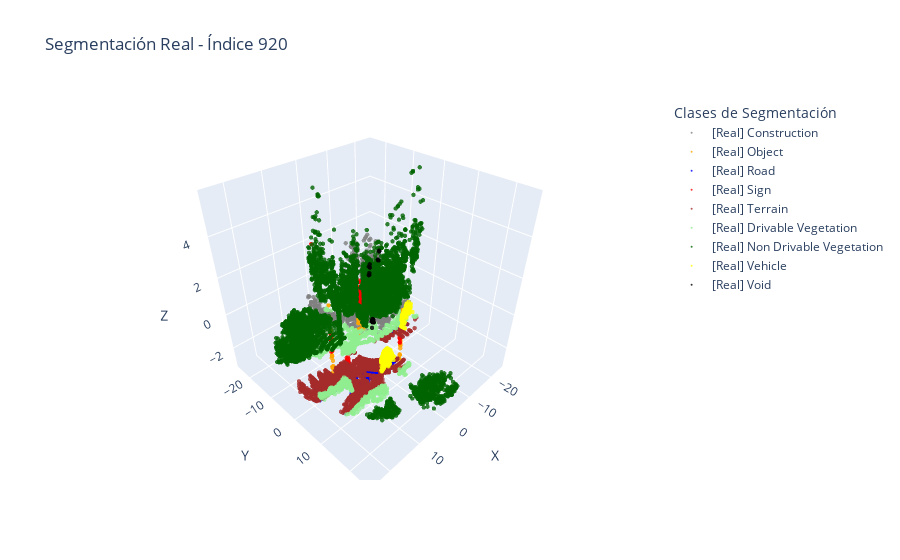
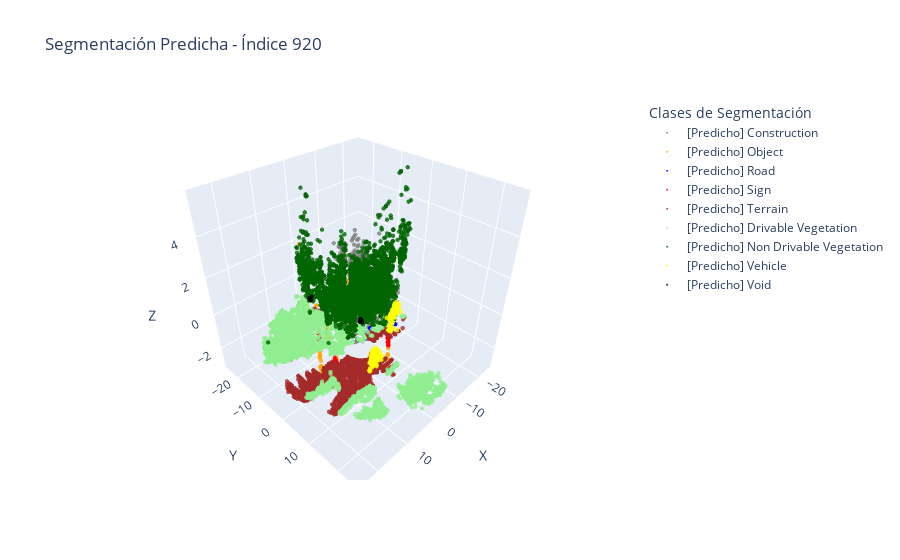

Source (notebook cell) for these figures, in order:
### Code cell
visualizar_comparacion_segmentacion(points_list, labels_list, preds_list, indice=920)

### Figure 1 — Plotly figure (JSON) as saved in the notebook; plotly's stock layout.template omitted (floating-point values rounded to 4 significant figures; data arrays with more than 128 entries replaced by an {"elided": "..."} marker saying what was removed)
{"data": [{"marker": {"color": "gray", "opacity": 0.8, "size": 1.5}, "mode": "markers", "name": "[Real] Construction", "type": "scatter3d", "x": {"elided": "1397 float values"}, "y": {"elided": "1397 float values"}, "z": {"elided": "1397 float values"}}, {"marker": {"color": "orange", "opacity": 0.8, "size": 1.5}, "mode": "markers", "name": "[Real] Object", "type": "scatter3d", "x": {"elided": "728 float values"}, "y": {"elided": "728 float values"}, "z": {"elided": "728 float values"}}, {"marker": {"color": "blue", "opacity": 0.8, "size": 1.5}, "mode": "markers", "name": "[Real] Road", "type": "scatter3d", "x": {"elided": "219 float values"}, "y": {"elided": "219 float values"}, "z": {"elided": "219 float values"}}, {"marker": {"color": "red", "opacity": 0.8, "size": 1.5}, "mode": "markers", "name": "[Real] Sign", "type": "scatter3d", "x": {"elided": "948 float values"}, "y": {"elided": "948 float values"}, "z": {"elided": "948 float values"}}, {"marker": {"color": "brown", "opacity": 0.8, "size": 1.5}, "mode": "markers", "name": "[Real] Terrain", "type": "scatter3d", "x": {"elided": "1566 float values"}, "y": {"elided": "1566 float values"}, "z": {"elided": "1566 float values"}}, {"marker": {"color": "lightgreen", "opacity": 0.8, "size": 1.5}, "mode": "markers", "name": "[Real] Drivable Vegetation", "type": "scatter3d", "x": {"elided": "1263 float values"}, "y": {"elided": "1263 float values"}, "z": {"elided": "1263 float values"}}, {"marker": {"color": "darkgreen", "opacity": 0.8, "size": 1.5}, "mode": "markers", "name": "[Real] Non Drivable Vegetation", "type": "scatter3d", "x": {"elided": "9641 float values"}, "y": {"elided": "9641 float values"}, "z": {"elided": "9641 float values"}}, {"marker": {"color": "yellow", "opacity": 0.8, "size": 1.5}, "mode": "markers", "name": "[Real] Vehicle", "type": "scatter3d", "x": {"elided": "565 float values"}, "y": {"elided": "565 float values"}, "z": {"elided": "565 float values"}}, {"marker": {"color": "black", "opacity": 0.8, "size": 1.5}, "mode": "markers", "name": "[Real] Void", "type": "scatter3d", "x": [-4.314, -1.07, -1.243, -4.237, -1.12, -1.273, -1.099, -1.217, -7.73, -1.22, -1.137, -1.166, -1.214, -1.052, -1.189, -1.195, -1.226, -1.077, -1.159, -7.724, -1.218, -4.492, -1.177, -1.096, -1.203, -1.178, -1.143, -7.706, -1.162, -1.058, -1.056, -1.26, -1.208, -1.135, -1.155, -1.061, -1.064, -1.14, -1.214, -1.035, -1.146, -1.179, -4.585, -4.682, -1.048, -4.881, -1.143, -1.132, -1.243, -7.772, -1.029, -7.75, -1.166, -4.443, -1.214, -1.124, -1.21], "y": [-4.983, -0.2712, -0.02908, -3.657, -0.2045, -0.5694, -0.5738, -0.1402, -4.741, -0.05542, -0.5116, -0.411, -0.0373, -0.5999, -0.09337, -0.05823, -0.08273, -0.2588, -0.5424, -5.032, -0.01913, -4.914, -0.171, -0.2907, -0.05019, -0.3216, -0.3051, -4.61, -0.3896, -0.2832, -0.607, -0.5972, -0.1255, -0.3903, -0.1997, -0.2088, -0.1869, -0.5233, -0.04577, -0.253, -0.3801, -0.1924, -4.768, -5.159, -0.2187, -5.169, -0.3884, -0.3521, -0.5804, -5.117, -0.2159, -4.861, -0.587, -5.102, -0.02395, -0.572, -0.1039], "z": [1.371, -0.3928, -0.5798, -1.609, -0.5308, -0.496, -0.5781, -0.5714, 2.43, -0.5697, -0.5815, -0.5765, -0.5663, -0.5646, -0.5562, -0.5579, -0.5731, -0.3941, -0.5967, 1.917, -0.568, 1.385, -0.5545, -0.4035, -0.5612, -0.4344, -0.421, 2.406, -0.5714, -0.5105, -0.568, -0.496, -0.5663, -0.5595, -0.4169, -0.3848, -0.5038, -0.5849, -0.5663, -0.497, -0.5629, -0.425, 1.772, 1.449, -0.3807, 1.905, -0.5629, -0.5528, -0.488, 1.935, -0.4902, 1.903, -0.6086, 1.813, -0.5663, -0.5883, -0.5663]}], "layout": {"legend": {"title": {"text": "Clases de Segmentación"}}, "scene": {"xaxis": {"title": {"text": "X"}}, "yaxis": {"title": {"text": "Y"}}, "zaxis": {"title": {"text": "Z"}}}, "title": {"text": "Segmentación Real - Índice 920"}}}

### Figure 2 — Plotly figure (JSON) as saved in the notebook; plotly's stock layout.template omitted (floating-point values rounded to 4 significant figures; data arrays with more than 128 entries replaced by an {"elided": "..."} marker saying what was removed)
{"data": [{"marker": {"color": "gray", "opacity": 0.8, "size": 1.5}, "mode": "markers", "name": "[Predicho] Construction", "type": "scatter3d", "x": {"elided": "1166 float values"}, "y": {"elided": "1166 float values"}, "z": {"elided": "1166 float values"}}, {"marker": {"color": "orange", "opacity": 0.8, "size": 1.5}, "mode": "markers", "name": "[Predicho] Object", "type": "scatter3d", "x": {"elided": "941 float values"}, "y": {"elided": "941 float values"}, "z": {"elided": "941 float values"}}, {"marker": {"color": "blue", "opacity": 0.8, "size": 1.5}, "mode": "markers", "name": "[Predicho] Road", "type": "scatter3d", "x": [-17.81, 3.927, 3.695, 3.79, -18.14, -9.191, 3.724, -11.75, 3.739, 18.37, -15.77, -11.01, -6.146, -17.8, -15.6, -17.87, 3.838, -15.94, -10.67, -15.51, 3.677, -15.6, 3.575, -10.63, 3.93, -17.7, 3.978, -18.11, -10.69], "y": [-2.971, -2.289, -2.679, -2.537, -2.478, -5.75, -2.677, -10.06, -2.649, 5.981, -2.831, -9.093, -3.121, -2.832, -3.396, -2.843, -2.449, -2.025, -5.845, -3.261, -2.704, -2.859, -2.797, -5.873, -2.327, -3.014, -2.238, -2.61, -5.661], "z": [-2.651, -2.12, -2.128, -2.127, -2.687, -2.616, -2.138, -2.824, -2.137, -1.639, -2.607, -2.607, -2.452, -2.646, -2.598, -2.656, -2.123, -2.615, -2.529, -2.58, -2.128, -2.581, -2.116, -2.524, -2.13, -2.637, -2.128, -2.687, -2.514]}, {"marker": {"color": "red", "opacity": 0.8, "size": 1.5}, "mode": "markers", "name": "[Predicho] Sign", "type": "scatter3d", "x": [15.97, 15.19, 3.218, -0.7754, 3.207, 15.16, 19.51, 3.274, 19.55, 15.87, 19.62, 15.17, -0.9324, 15.87, 15.08, 19.72, 19.52, 15.2, -0.669, 19.59, 6.57, 20.85, 19.6, 15.18, 19.54, 15.03, 19.48, 15.91, 19.66, 15.18, 19.55, 16.02, 15.21, 15.12, 15.14, 15.08, 15.96, 15.14, 19.64, 15.2, 15.12, 15.93, 15.12, 3.27, 15.06, -0.7811, 20.96, 20.84, 15.18, 15.94, 15.14, 15.06, 16.03, 20.85, 15.1, -0.8906, 3.169, 15.14, 20.89, 19.57, 19.53, 3.194, 15.87, 20.85, -0.8368, 3.213, 3.226, 15.9, 20.77, 3.248, 3.211, 3.364, 15.95, 6.625, -0.7567, 3.156, 19.54, 15.1, 3.171, 15.13, -0.7996, -0.8381, 15.92, 15.18, 15.17, 15.91, 19.59, 19.53, 15.1, 3.247, 19.57, 15.07, 15.95, -0.9001, 15.15, -0.9101, 3.257, 3.325, 15.83, 15.17, 15.98, -0.8701, 20.84, 15.18, 15.19, 15.11, 15.17, -0.893, 15.24, 19.53, 15.2, 19.57, -0.8879, 15.2, 3.163, 15.1, 15.83, 3.288, 3.231, 19.61, -0.7601, 20.74, 16.1], "y": [6.863, 7.734, 13.19, -4.862, 12.92, 7.848, 8.002, 13.15, 7.859, 7.045, 8.153, 7.675, -4.86, 7.08, 8.053, 7.947, 7.858, 7.442, -4.954, 8.199, -4.499, 8.758, 8.002, 7.909, 7.911, 7.924, 8.042, 7.014, 8.043, 7.796, 7.915, 6.852, 7.816, 7.841, 7.901, 7.886, 6.935, 7.867, 8.192, 7.6, 7.557, 7.017, 7.93, 13.18, 7.445, -4.887, 8.553, 8.706, 7.484, 6.933, 7.692, 8.159, 6.812, 8.775, 7.885, -4.886, 13.18, 7.888, 8.631, 7.853, 7.885, 12.85, 7.145, 8.617, -4.89, 13.1, 13.18, 7.143, 8.989, 13.04, 13.18, 13.0, 6.972, -4.37, -4.871, 12.97, 7.891, 7.977, 13.16, 7.965, -4.835, -4.862, 6.993, 7.804, 7.899, 7.025, 7.979, 7.919, 7.95, 13.18, 7.906, 8.121, 6.952, -4.871, 7.789, -4.891, 13.14, 13.16, 7.102, 7.708, 6.944, -4.895, 8.727, 7.853, 7.717, 7.914, 7.765, -4.89, 7.718, 7.89, 7.631, 7.8, -4.872, 7.777, 13.19, 7.759, 7.087, 13.04, 13.22, 8.197, -4.865, 8.978, 6.788], "z": [-0.9382, -0.7888, -0.002376, -0.3988, 0.3555, -0.9873, 1.253, 0.5964, 1.374, -0.4698, 1.18, -1.049, -0.2672, -0.7039, -0.3968, 1.852, 1.169, -0.1979, -0.07766, 1.589, 0.5806, -0.3079, 1.789, -0.2988, 1.131, -0.1661, 1.09, -0.4037, 1.139, -1.184, 1.742, -0.9405, -0.7585, -0.5263, -1.021, -0.0683, -0.471, -0.9541, 1.346, -0.362, -0.06784, -0.3707, -0.6588, 0.493, -0.132, -0.3817, -0.8301, -0.6112, -0.2954, -0.7709, -0.2637, -0.1674, -0.4379, -0.8293, -0.1011, -0.3064, 0.5183, -0.6588, -0.3945, 1.496, 1.454, 0.4044, -0.5378, -0.3937, -0.3826, 0.4121, 0.2061, -0.8404, -0.6994, 0.1266, 0.2321, 0.3844, -0.5379, 0.6093, -0.3802, 0.3052, 1.781, -0.955, -0.02834, -0.8242, -0.2646, -0.2473, -0.8384, -0.3636, -0.2985, -0.5373, 1.624, 1.577, -0.1013, 0.1019, 1.539, -0.2331, -0.8388, -0.3247, -0.9523, -0.2973, -0.00237, 0.3364, -0.6696, -1.181, -0.8734, -0.3546, -0.4812, -0.1998, -0.5593, -0.5925, -1.019, -0.3642, -0.8564, 1.332, 0.06233, 1.495, -0.401, -0.9216, 0.02368, -0.06816, -0.4027, 0.1526, 0.4418, 1.714, -0.2753, -0.3077, -0.876]}, {"marker": {"color": "brown", "opacity": 0.8, "size": 1.5}, "mode": "markers", "name": "[Predicho] Terrain", "type": "scatter3d", "x": {"elided": "1801 float values"}, "y": {"elided": "1801 float values"}, "z": {"elided": "1801 float values"}}, {"marker": {"color": "lightgreen", "opacity": 0.8, "size": 1.5}, "mode": "markers", "name": "[Predicho] Drivable Vegetation", "type": "scatter3d", "x": {"elided": "3636 float values"}, "y": {"elided": "3636 float values"}, "z": {"elided": "3636 float values"}}, {"marker": {"color": "darkgreen", "opacity": 0.8, "size": 1.5}, "mode": "markers", "name": "[Predicho] Non Drivable Vegetation", "type": "scatter3d", "x": {"elided": "8146 float values"}, "y": {"elided": "8146 float values"}, "z": {"elided": "8146 float values"}}, {"marker": {"color": "yellow", "opacity": 0.8, "size": 1.5}, "mode": "markers", "name": "[Predicho] Vehicle", "type": "scatter3d", "x": {"elided": "493 float values"}, "y": {"elided": "493 float values"}, "z": {"elided": "493 float values"}}, {"marker": {"color": "black", "opacity": 0.8, "size": 1.5}, "mode": "markers", "name": "[Predicho] Void", "type": "scatter3d", "x": [11.33, -1.07, -1.243, -1.12, -1.273, -1.099, -1.217, -1.22, -1.137, -1.166, -1.214, -1.052, -1.189, -1.195, -1.226, -1.077, -1.159, -1.218, -1.177, -1.096, -1.203, 11.05, -1.178, -1.143, -1.162, -1.058, -1.056, -1.26, 10.72, -1.208, -1.135, -1.155, -1.061, -1.064, -1.14, -1.214, -1.035, -1.146, 11.13, -1.179, -1.048, -1.143, -1.132, -1.243, -1.029, -1.166, -1.214, -1.124, -1.21], "y": [-5.077, -0.2712, -0.02908, -0.2045, -0.5694, -0.5738, -0.1402, -0.05542, -0.5116, -0.411, -0.0373, -0.5999, -0.09337, -0.05823, -0.08273, -0.2588, -0.5424, -0.01913, -0.171, -0.2907, -0.05019, -5.018, -0.3216, -0.3051, -0.3896, -0.2832, -0.607, -0.5972, -4.889, -0.1255, -0.3903, -0.1997, -0.2088, -0.1869, -0.5233, -0.04577, -0.253, -0.3801, -5.113, -0.1924, -0.2187, -0.3884, -0.3521, -0.5804, -0.2159, -0.587, -0.02395, -0.572, -0.1039], "z": [1.52, -0.3928, -0.5798, -0.5308, -0.496, -0.5781, -0.5714, -0.5697, -0.5815, -0.5765, -0.5663, -0.5646, -0.5562, -0.5579, -0.5731, -0.3941, -0.5967, -0.568, -0.5545, -0.4035, -0.5612, 1.378, -0.4344, -0.421, -0.5714, -0.5105, -0.568, -0.496, 1.568, -0.5663, -0.5595, -0.4169, -0.3848, -0.5038, -0.5849, -0.5663, -0.497, -0.5629, 1.391, -0.425, -0.3807, -0.5629, -0.5528, -0.488, -0.4902, -0.6086, -0.5663, -0.5883, -0.5663]}], "layout": {"legend": {"title": {"text": "Clases de Segmentación"}}, "scene": {"xaxis": {"title": {"text": "X"}}, "yaxis": {"title": {"text": "Y"}}, "zaxis": {"title": {"text": "Z"}}}, "title": {"text": "Segmentación Predicha - Índice 920"}}}
